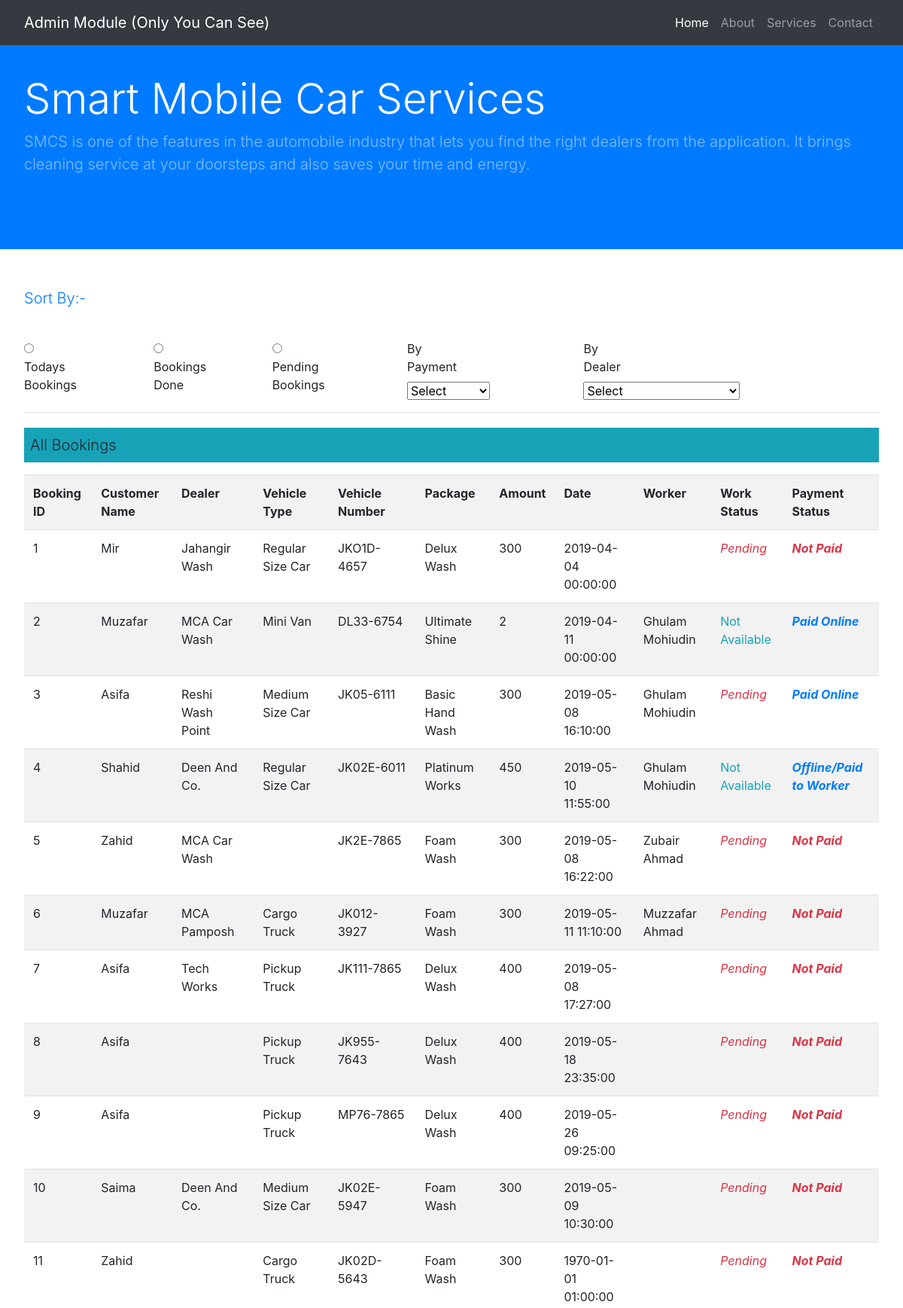
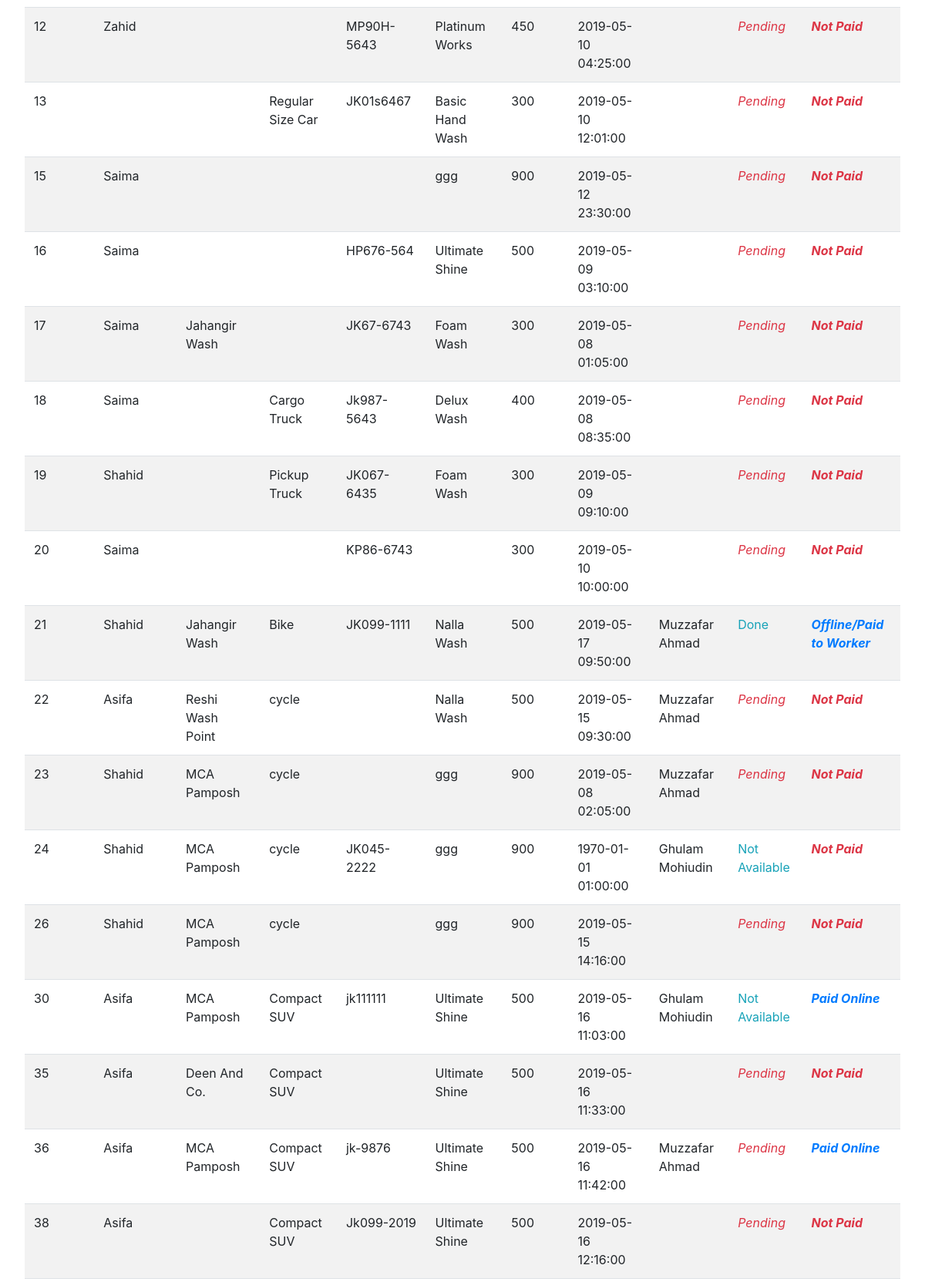
The app's page /admin/bookingmanagement.php (signed in, upper part) with its own data (2 pictures, top to bottom).
### tables this page shows
CREATE TABLE `booking` (
  `id` int(8) NOT NULL,
  `cid` int(8) NOT NULL,
  `did` int(8) NOT NULL,
  `vehicleType` varchar(20) NOT NULL,
  `vehiclenumber` varchar(12) NOT NULL,
  `package` int(8) NOT NULL,
  `amount` int(8) NOT NULL,
  `date` datetime NOT NULL,
  `worker` int(8) NOT NULL,
  `status` varchar(15) NOT NULL DEFAULT 'Pending',
  `payment` varchar(25) NOT NULL DEFAULT 'Not Paid',
  `response` text NOT NULL
);

CREATE TABLE `workers` (
  `id` int(4) NOT NULL,
  `firstname` varchar(30) NOT NULL,
  `lastname` varchar(30) NOT NULL,
  `phone` varchar(13) NOT NULL,
  `email` varchar(40) NOT NULL DEFAULT 'someone@example.com',
  `joindate` datetime NOT NULL DEFAULT CURRENT_TIMESTAMP,
  `did` int(5) NOT NULL,
  `password` varchar(20) NOT NULL,
  `status` int(5) NOT NULL DEFAULT '0'
);

### admin/bookingmanagement.php (the view, shortened to what this page needs)
<!DOCTYPE html>
<?php
include("../connection.php");
if(isset($_SESSION['admin_id']))
{
?>
<html lang="en">
<head>
  <link rel="stylesheet" href="css/bootstrap.css">
</head>
<body>
  <nav class="navbar navbar-expand-lg navbar-dark bg-dark fixed-top">
    <div class="container">
      <a class="navbar-brand" href="admin.php">Admin Module (Only You Can See) </a>
      <div class="collapse navbar-collapse" id="mynavbar">
        <ul class="navbar-nav" style="margin-left:auto">
          <li class=" active">
            <a class="nav-link" href="../index.php">Home
            </a>
          </li>
          <li >
            <a class="nav-link" href="../about.php">About</a>
          </li>
          <li>
            <a class="nav-link" href="../services.php">Services</a>
          </li>
          <li>
            <a class="nav-link" href="../contact.php">Contact</a>
          </li>
        </ul>
      </div>
    </div>
  </nav>
  <header class="bg-primary py-5 mb-5">
    <div class="container ">
      <div class="row">
        <div class="col-lg-12">
          <h1 class="display-4 text-white mt-5" >Smart Mobile Car Services</h1>
          <p class="lead mb-5 text-white-50">   SMCS is one of the features in the automobile industry that lets you find the right dealers
											 from the application.	It brings cleaning service at your doorsteps and also saves your time and energy.</p>
        </div>
      </div>
    </div>
  </header>
 	<div class='container'>		<div><p class="lead text-primary">Sort By:-</p><br></div>
		  <div class="row">
		    <form method="POST" action="bookingmanagement.php" id="bookingstoday">
			 <div class="col-md-3">
				<input type="radio" name="book_today" id="book_today">Todays Bookings
			 </div>
			 </form>
			 <form method="POST" action="bookingmanagement.php" id="bookingsdone">
			 <div class="col-md-3">
				<input type="radio" name="book_done" id="book_done">Bookings Done
			 </div>
			  </form>
			 <form method="POST" action="bookingmanagement.php" id="bookingspending">
			 <div class="col-md-3">
				<input type="radio" name="book_pending" id="book_pending">Pending Bookings
			 </div>
			  </form>
			 <form method="POST" action="bookingmanagement.php" id="bookingsbypayment">
			 <div class="col-md-3">
				<label>By Payment</label>
				<select name="payment" id="book_payment">
				<option value="">Select</option><option value="Not Paid">Not Paid</option><option value="Paid Online">Paid Online</option><option value="Offline/Paid to Worker">Paid Offline</option>
				</select>
			 </div>
			</form>
			 <form method="POST" action="bookingmanagement.php" id="bookingsbydealer">
			 <div class="col-md-3">
				<label>By Dealer</label>
				<select name="book_dealer" id="book_dealer">
				<option value="">Select</option>
				</select>
			 </div>
			</form>
		  </div> 	<hr>
	</div>
<div class="container">
<?php
	$head="All Bookings";
	$sql="SELECT id, worker,status,payment,date,amount, (SELECT customerLogin.firstname FROM customerLogin WHERE customerLogin.id=booking.cid) AS customer,
						(SELECT login.workshop FROM login WHERE login.id=booking.did) AS dealer,
							(SELECT vehicletype.name FROM vehicletype WHERE vehicletype.id=booking.vehicleType) AS carname,
								booking.vehiclenumber, (SELECT packages.name FROM packages WHERE packages.id=booking.package) AS Washpackage
								    FROM booking";
	$result=mysqli_query($con, $sql);
	echo"<div><p class='lead bg-info p-2'>".$head."</p></div>";
	echo"<div class='table-responsive'>";
	echo"<table class='table table-striped'><tr>";
	echo"<th>Booking ID</th>";
	echo"<th>Customer Name</th>";
	echo"<th>Dealer </th>";
	echo"<th>Vehicle Type</th>";
	echo"<th>Vehicle Number</th>";
	echo"<th>Package</th>";
	echo"<th>Amount</th>";
	echo"<th>Date</th>";
	echo"<th>Worker</th>";
	echo"<th>Work Status</th>";
	echo"<th>Payment Status</th>";
	echo"</tr>";
	while($row=mysqli_fetch_array($result))
	{
		echo"<tr>";
		echo"<form method='POST' action='Dealer.php' onsubmit='return checkworker()'>";
		echo"<td>".$row['id']."</td>";
		echo"<td>".$row['customer']."</td>";
		echo"<td>".$row['dealer']."</td>";
		echo"<td>".$row['carname']."</td>";
		echo"<td>".$row['vehiclenumber']."</td>";
		echo"<td>".$row['Washpackage']."</td>";
		echo"<td>".$row['amount']."</td>";
		echo"<td>".$row['date']."</td>";
		$qry="SELECT firstname FROM workers WHERE workers.id=".$row['worker'];
		$r=mysqli_query($con, $qry);
		$rw=mysqli_fetch_assoc($r);
		echo "<td>".$rw['firstname']."</td>";
		if($row['status']!="Pending"){echo"<td class='text-info'>".$row['status']."</td>"; }
		else{echo"<td class='text-danger'><i>".$row['status']."</i></td>";}
		if($row['payment']!="Not Paid"){echo"<td class='text-primary'><i><b>".$row['payment']."</b></i></td>";}
		else{echo"<td class='text-danger'><i><b>".$row['payment']."</b></i></td>";}
		echo"</tr>";
	}
	echo"</table>";
	echo"</div>";
	?>
</div>
</body>
</html>
<?php
}
else
{
	header("location:index.php"); exit;
}
?>

### admin/bookingmanagement.php (style rules this page uses)
.container { padding:2px; }

### records on screen
booking: id "1", customer "Mir", dealer "Jahangir Wash", carname "Regular Size Car", vehiclenumber "JKO1D-4657", Washpackage "Delux Wash", amount "300", date "2019-04-04 00:00:00", status "Pending", payment "Not Paid"
booking: id "2", customer "Muzafar", dealer "MCA Car Wash", carname "Mini Van", vehiclenumber "DL33-6754", Washpackage "Ultimate Shine", amount "2", date "2019-04-11 00:00:00", workers.firstname "Ghulam Mohiudin", status "Not Available", payment "Paid Online"
booking: id "3", customer "Asifa", dealer "Reshi Wash Point", carname "Medium Size Car", vehiclenumber "JK05-6111", Washpackage "Basic Hand Wash", amount "300", date "2019-05-08 16:10:00", workers.firstname "Ghulam Mohiudin", status "Pending", payment "Paid Online"
booking: id "4", customer "Shahid", dealer "Deen And Co.", carname "Regular Size Car", vehiclenumber "JK02E-6011", Washpackage "Platinum Works", amount "450", date "2019-05-10 11:55:00", workers.firstname "Ghulam Mohiudin", status "Not Available", payment "Offline/Paid to Worker"
booking: id "5", customer "Zahid", dealer "MCA Car Wash", vehiclenumber "JK2E-7865", Washpackage "Foam Wash", amount "300", date "2019-05-08 16:22:00", workers.firstname "Zubair Ahmad", status "Pending", payment "Not Paid"
booking: id "6", customer "Muzafar", dealer "MCA Pamposh", carname "Cargo Truck", vehiclenumber "JK012-3927", Washpackage "Foam Wash", amount "300", date "2019-05-11 11:10:00", workers.firstname "Muzzafar Ahmad", status "Pending", payment "Not Paid"
booking: id "7", customer "Asifa", dealer "Tech Works", carname "Pickup Truck", vehiclenumber "JK111-7865", Washpackage "Delux Wash", amount "400", date "2019-05-08 17:27:00", status "Pending", payment "Not Paid"
booking: id "8", customer "Asifa", carname "Pickup Truck", vehiclenumber "JK955-7643", Washpackage "Delux Wash", amount "400", date "2019-05-18 23:35:00", status "Pending", payment "Not Paid"
booking: id "9", customer "Asifa", carname "Pickup Truck", vehiclenumber "MP76-7865", Washpackage "Delux Wash", amount "400", date "2019-05-26 09:25:00", status "Pending", payment "Not Paid"
booking: id "10", customer "Saima", dealer "Deen And Co.", carname "Medium Size Car", vehiclenumber "JK02E-5947", Washpackage "Foam Wash", amount "300", date "2019-05-09 10:30:00", status "Pending", payment "Not Paid"
booking: id "11", customer "Zahid", carname "Cargo Truck", vehiclenumber "JK02D-5643", Washpackage "Foam Wash", amount "300", date "1970-01-01 01:00:00", status "Pending", payment "Not Paid"
booking: id "12", customer "Zahid", vehiclenumber "MP90H-5643", Washpackage "Platinum Works", amount "450", date "2019-05-10 04:25:00", status "Pending", payment "Not Paid"
booking: id "13", carname "Regular Size Car", vehiclenumber "JK01s6467", Washpackage "Basic Hand Wash", amount "300", date "2019-05-10 12:01:00", status "Pending", payment "Not Paid"
booking: id "15", customer "Saima", Washpackage "ggg", amount "900", date "2019-05-12 23:30:00", status "Pending", payment "Not Paid"
booking: id "16", customer "Saima", vehiclenumber "HP676-564", Washpackage "Ultimate Shine", amount "500", date "2019-05-09 03:10:00", status "Pending", payment "Not Paid"
booking: id "17", customer "Saima", dealer "Jahangir Wash", vehiclenumber "JK67-6743", Washpackage "Foam Wash", amount "300", date "2019-05-08 01:05:00", status "Pending", payment "Not Paid"
booking: id "18", customer "Saima", carname "Cargo Truck", vehiclenumber "Jk987-5643", Washpackage "Delux Wash", amount "400", date "2019-05-08 08:35:00", status "Pending", payment "Not Paid"
booking: id "19", customer "Shahid", carname "Pickup Truck", vehiclenumber "JK067-6435", Washpackage "Foam Wash", amount "300", date "2019-05-09 09:10:00", status "Pending", payment "Not Paid"
booking: id "20", customer "Saima", vehiclenumber "KP86-6743", amount "300", date "2019-05-10 10:00:00", status "Pending", payment "Not Paid"
booking: id "21", customer "Shahid", dealer "Jahangir Wash", carname "Bike", vehiclenumber "JK099-1111", Washpackage "Nalla Wash", amount "500", date "2019-05-17 09:50:00", workers.firstname "Muzzafar Ahmad", status "Done", payment "Offline/Paid to Worker"
booking: id "22", customer "Asifa", dealer "Reshi Wash Point", carname "cycle", Washpackage "Nalla Wash", amount "500", date "2019-05-15 09:30:00", workers.firstname "Muzzafar Ahmad", status "Pending", payment "Not Paid"
booking: id "23", customer "Shahid", dealer "MCA Pamposh", carname "cycle", Washpackage "ggg", amount "900", date "2019-05-08 02:05:00", workers.firstname "Muzzafar Ahmad", status "Pending", payment "Not Paid"
booking: id "24", customer "Shahid", dealer "MCA Pamposh", carname "cycle", vehiclenumber "JK045-2222", Washpackage "ggg", amount "900", date "1970-01-01 01:00:00", workers.firstname "Ghulam Mohiudin", status "Not Available", payment "Not Paid"
booking: id "26", customer "Shahid", dealer "MCA Pamposh", carname "cycle", Washpackage "ggg", amount "900", date "2019-05-15 14:16:00", status "Pending", payment "Not Paid"
booking: id "30", customer "Asifa", dealer "MCA Pamposh", carname "Compact SUV", vehiclenumber "jk111111", Washpackage "Ultimate Shine", amount "500", date "2019-05-16 11:03:00", workers.firstname "Ghulam Mohiudin", status "Not Available", payment "Paid Online"
booking: id "35", customer "Asifa", dealer "Deen And Co.", carname "Compact SUV", Washpackage "Ultimate Shine", amount "500", date "2019-05-16 11:33:00", status "Pending", payment "Not Paid"
booking: id "36", customer "Asifa", dealer "MCA Pamposh", carname "Compact SUV", vehiclenumber "jk-9876", Washpackage "Ultimate Shine", amount "500", date "2019-05-16 11:42:00", workers.firstname "Muzzafar Ahmad", status "Pending", payment "Paid Online"
booking: id "38", customer "Asifa", carname "Compact SUV", vehiclenumber "Jk099-2019", Washpackage "Ultimate Shine", amount "500", date "2019-05-16 12:16:00", status "Pending", payment "Not Paid"

### other values on screen
$head "All Bookings"
